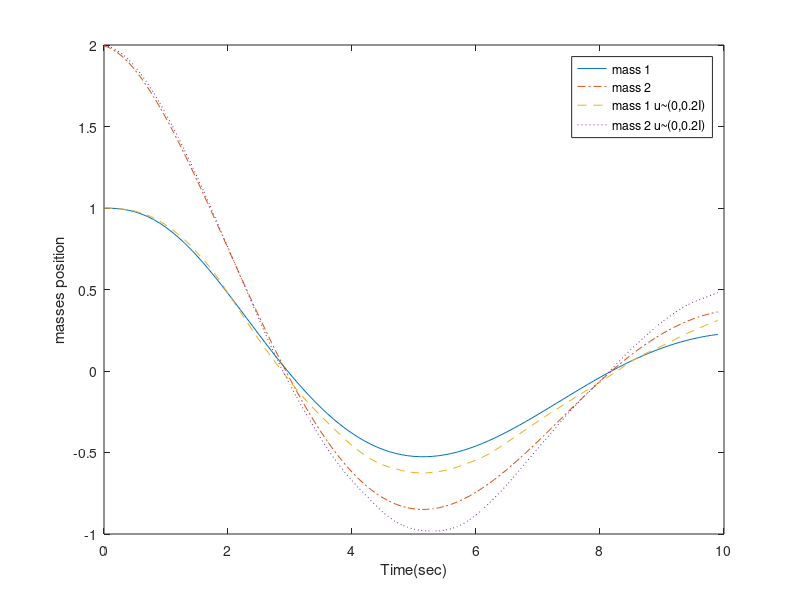

The MATLAB script that drew this image: (Note: this script raises an error after producing the figure.)

clc;
clear;
%----------------------------problem 2-------------------------------------
A_c = [0 0 1 0;0 0 0 1;-2 1 -1.6 0.8;1 -1 0.8 -0.8];
B_c = [0 0;0 0;1 0;0 1];
C_c = [0 1 0 0;0 0 0 1];
dT = 0.1;
A_d = expm(A_c * dT);
B_d = (expm(A_c * dT) - eye(4))*inv(A_c)*B_c;
sigma_u = [0.2 0;0 0.2];
sigma_v = [0.1 0;0 0.1];
%-------------------discrete time system simulation------------------------
x0 =[1;2;0;0];
x_k = x0;
x_k1 = x_k;
u=[0;0];
n=0;
xp = zeros(4,100);
xp(:,1) = x_k;
while(n<100)
x_k = x_k1;
x_k1 = A_d * x_k + B_d*u;
xp(:,n+1) = x_k1;
n=n+1;
end
x2_k = x0;
x2_k1 = x2_k;
n2=0;
xp2 = zeros(4,100);
xp2(:,1) = x2_k;
while(n2<100)
x2_k = x2_k1;
urand = normrnd(0,0.2*eye(2));
uk=[urand(1,1);urand(2,2)];
x2_k1 = A_d * x2_k + B_d*uk;
xp2(:,n2+1) = x2_k1;
n2=n2+1;
end
t=0:0.1:10-0.1;
h1 = plot(t, xp(1,:), '-', t, xp(2,:),'-.', t, xp2(1,:), '--', t, xp2(2,:),':');
%h1 = plot(t, xp(1,:), '-', t, xp(2,:),'-.');
xlabel('Time(sec)');
ylabel('masses position');
legend('mass 1','mass 2','mass 1 u~(0,0.2I)','mass 2 u~(0,0.2I)');
%-----------------------continous system simulation------------------------
x0 = [1;2;0;0];
t0 = 0: 0.1: 10;
zz = my_rk4(@spring_sys,t0,x0);
zz2 = my_rk4(@spring_sys2,t0,x0);
figure
h2 = plot(t0,zz(1,:),'-',t0,zz(2,:),'-.',t0,zz2(1,:),'--',t0,zz2(2,:),':' );

xlabel('Time(sec)');
ylabel('masses position');
legend('mass 1','mass 2','mass 1 u~(0,0.2I)','mass 2 u~(0,0.2I)');
% system model with u=[0 0]'
function dx= spring_sys(t,x)
u=[0;0];
dx=[1;2;0;0];
A_c = [0 0 1 0;0 0 0 1;-2 1 -1.6 0.8;1 -1 0.8 -0.8];
B_c = [0 0;0 0;1 0;0 1];
dx = A_c * x +B_c *u;
end
% system model with u ~ N(0, 0.2*eye(2))
function dx= spring_sys2(t,x)
urand = normrnd(0,0.2*eye(2));
u=[urand(1,1);urand(2,2)];
dx=[1;2;0;0];
A_c = [0 0 1 0;0 0 0 1;-2 1 -1.6 0.8;1 -1 0.8 -0.8];
B_c = [0 0;0 0;1 0;0 1];
dx = A_c * x +B_c *u;
end
function YY = my_rk4(f,t0,x0)
dt = t0(2)-t0(1);
YY = zeros(length(x0),length(t0));
xn = x0;
YY(:,1)= xn;
dx1 = f(dt, xn)*dt;
xh1 = xn + dx1/2;
dx2 = f(dt, xh1)*dt;
xh2 = xn + dx2/2;
dx3 = f(dt, xh2)*dt;
xh3 = xn + dx3;
dx4 = f(dt, xh3)*dt;
xn1 = xn+(dx1+2*dx2+2*dx3+dx4)/6;
flag = 1;
while(flag<length(t0))
xn = xn1;
YY(:,flag+1) = xn;
dx1 = f(dt, xn)*dt;
xh1 = xn + dx1/2;
dx2 = f(dt,xh1)*dt;
xh2 = xn + dx2/2;
dx3 = f(dt,xh2)*dt;
xh3 = xn + dx3;
dx4 = f(dt,xh3)*dt;
xn1 = xn +(dx1+2*dx2+2*dx3+dx4)/6;
flag = flag +1;
end
end
